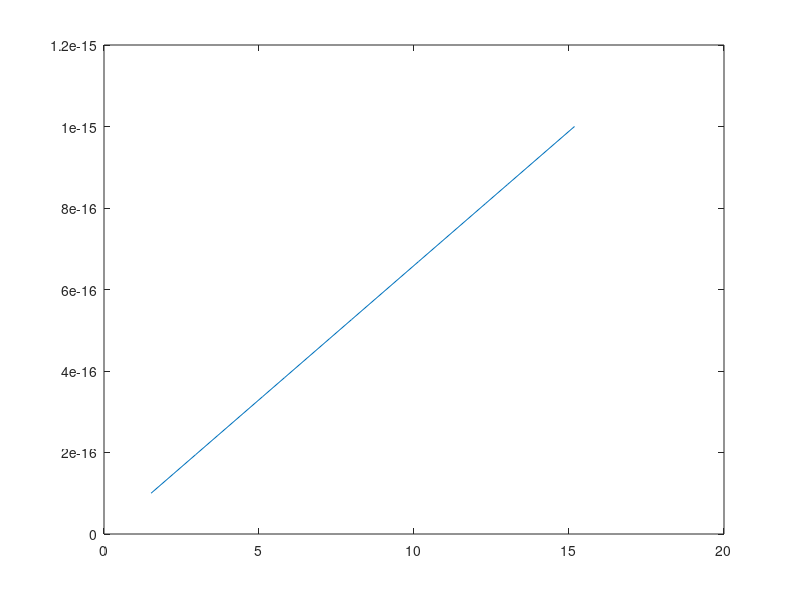
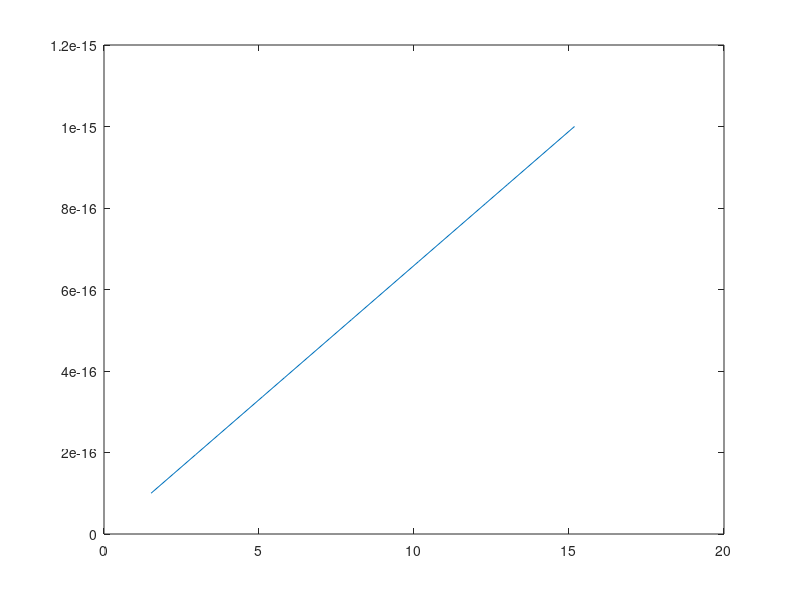
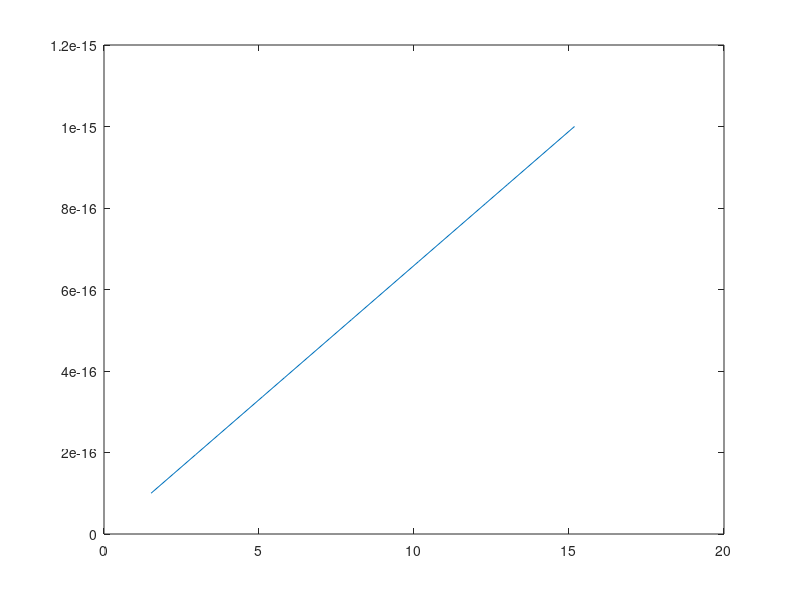
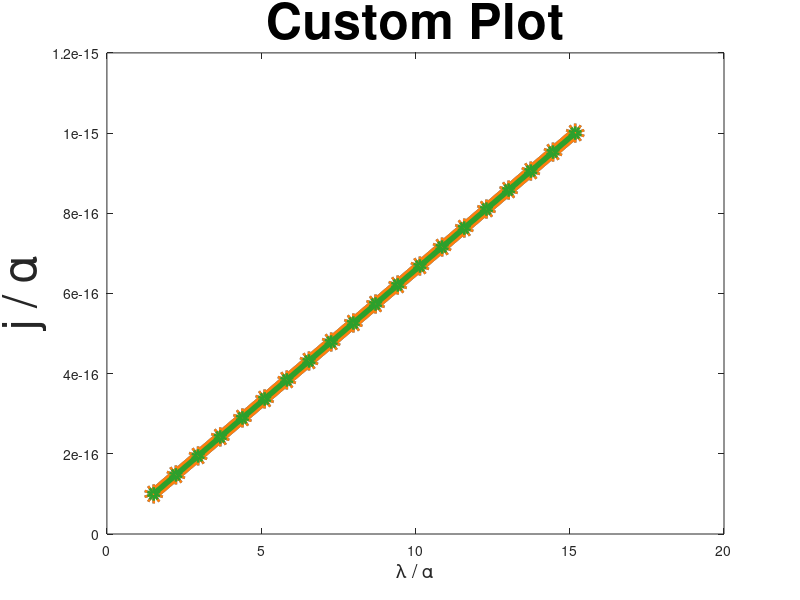

The MATLAB source for these figures, in order: (Note: this script raises an error after producing the figures.)
T=300         %T #Kelvin is 25degreeCelsius
r=10e-6        %Radius of the outer circle
periodR = 2*pi*r;
k_b=1.38e-23;
kBT = k_b*T;
%%
Alpha(:,1)=10*ones(20,1);
Alpha(:,2)=100*ones(20,1);
Alpha(:,3)=1000*ones(20,1);
F0Mat = Alpha;

F0Mat(:,1) = linspace(1e-15,10e-15,20);
F0Mat(:,2) = linspace(1e-15,10e-15,20)*10;
F0Mat(:,3) = linspace(1e-15,10e-15,20)*100;

jMat = F0Mat;

%% After inputting j Values from the three output files.
LambdaMat = F0Mat*periodR/kBT;

for k = 1:3
    figure
    plot( LambdaMat(:,k)./Alpha(:,k), jMat(:,k)./Alpha(:,k))

end
%%

% Assuming LambdaMat, jMat, and Alpha are already calculated and available

% Create figure with high resolution
figure('Position', [100, 100, 800, 600]);

% Color scheme
colors = {'#1f77b4', '#ff7f0e', '#2ca02c'}; % Blue, Orange, Green
labels = {'\alpha=10', '\alpha=100', '\alpha=1000'};

% Plot data
for k = 1:2
    plot(LambdaMat(:,k)./Alpha(:,k), jMat(:,k)./Alpha(:,k),'o-', ...
        'Color', colors{k}, 'LineWidth', 8);
    hold on;
end
for k = 3
    plot(LambdaMat(:,k)./Alpha(:,k), jMat(:,k)./Alpha(:,k),'o-', ...
        'Color', colors{k}, 'LineWidth', 4);
    hold on;
end

% Customize the plot
%set(gca, 'YScale', 'log');
xlabel('\lambda / \alpha', 'FontSize', 14, 'Interpreter', 'tex');
ylabel('j / \alpha', 'FontSize', 34, 'Interpreter', 'tex');
title('Custom Plot', 'FontSize', 36);

% Improve tick labels
ax = gca;
ax.XAxis.Exponent = 0;
ax.YAxis.Exponent = 0;
ax.TickLength = [0.02 0.02];
ax.FontSize = 12;

% Add grid
grid on;
ax.GridAlpha = 0.2;
ax.MinorGridAlpha = 0.1;

% Add legend
legend(labels, 'FontSize', 12, 'Location', 'best');
legend box off;

% Add text for alpha
text(0.05, 0.95, '\alpha', 'Units', 'normalized', 'FontSize', 14, ...
    'VerticalAlignment', 'top', 'Interpreter', 'tex');

% Adjust layout
set(gcf, 'Color', 'w');
box on;

% Save the figure (optional)
print('-dpng', '-r300', 'high_quality_plot.png');
